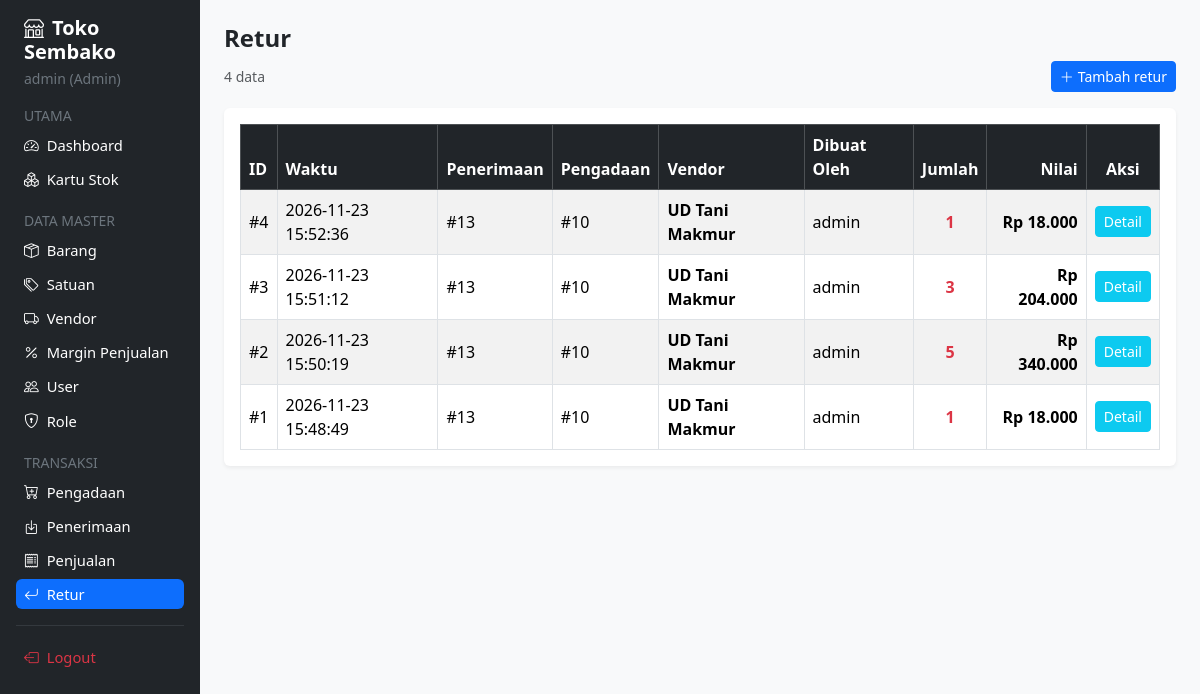
Before: /project_toko_sembako/retur/index.php (signed in) with the older database file.
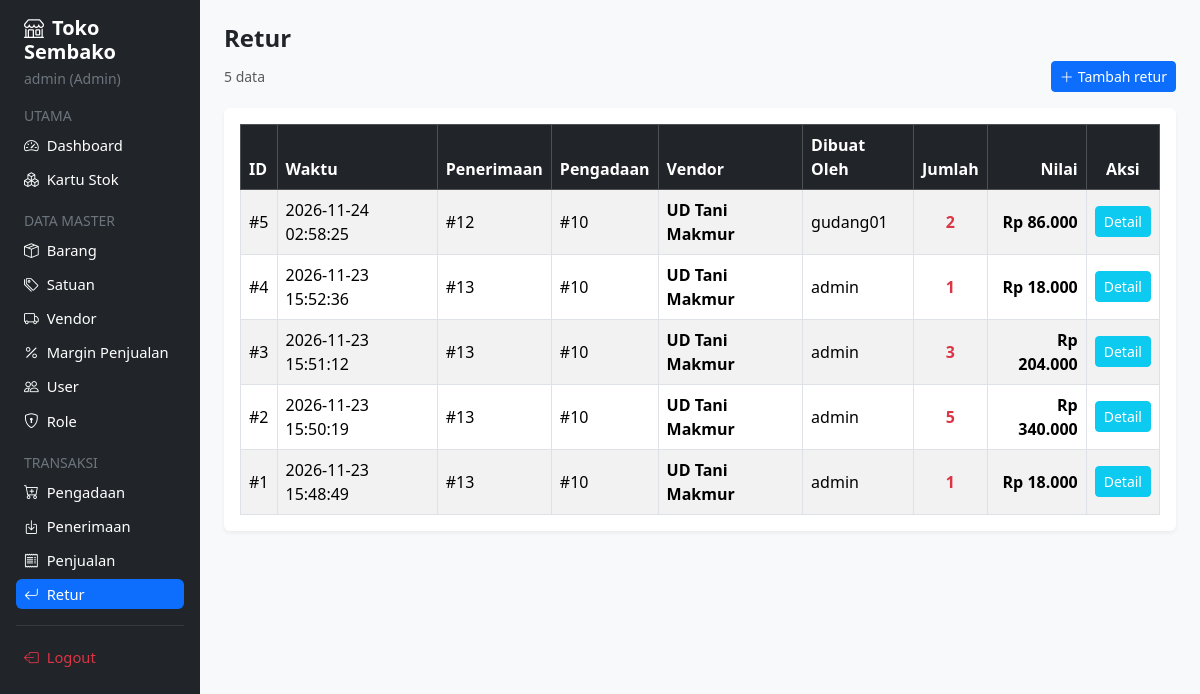
After: the same page with the newer database file.
### tables this page shows
CREATE TABLE IF NOT EXISTS `retur` (
  `idretur` bigint NOT NULL AUTO_INCREMENT,
  `created_at` timestamp NULL DEFAULT CURRENT_TIMESTAMP,
  `idpenerimaan` bigint NOT NULL,
  `iduser` int NOT NULL,
  PRIMARY KEY (`idretur`),
  KEY `fk_retur_penerimaan` (`idpenerimaan`),
  KEY `fk_retur_user` (`iduser`),
  CONSTRAINT `fk_retur_penerimaan` FOREIGN KEY (`idpenerimaan`) REFERENCES `penerimaan` (`idpenerimaan`),
  CONSTRAINT `fk_retur_user` FOREIGN KEY (`iduser`) REFERENCES `user` (`iduser`)
);

CREATE TABLE IF NOT EXISTS `penerimaan` (
  `idpenerimaan` bigint NOT NULL AUTO_INCREMENT,
  `created_at` timestamp NULL DEFAULT CURRENT_TIMESTAMP,
  `status` char(1) DEFAULT NULL,
  `idpengadaan` bigint NOT NULL,
  `iduser` int NOT NULL,
  PRIMARY KEY (`idpenerimaan`),
  KEY `fk_penerimaan_pengadaan` (`idpengadaan`),
  KEY `fk_penerimaan_user` (`iduser`),
  CONSTRAINT `fk_penerimaan_pengadaan` FOREIGN KEY (`idpengadaan`) REFERENCES `pengadaan` (`idpengadaan`),
  CONSTRAINT `fk_penerimaan_user` FOREIGN KEY (`iduser`) REFERENCES `user` (`iduser`)
);

CREATE TABLE IF NOT EXISTS `user` (
  `iduser` int NOT NULL AUTO_INCREMENT,
  `username` varchar(45) NOT NULL,
  `password` varchar(100) NOT NULL,
  `idrole` int NOT NULL,
  PRIMARY KEY (`iduser`),
  KEY `fk_user_role` (`idrole`),
  CONSTRAINT `fk_user_role` FOREIGN KEY (`idrole`) REFERENCES `role` (`idrole`)
);

### project_toko_sembako/retur/index.php (the view, shortened to what this page needs)
<?php
require_once '../includes/header.php';
$sql = "
    SELECT
        r.idretur,
        r.created_at,
        r.idpenerimaan,
        pr.idpengadaan,
        v.nama_vendor,
        u.username AS dibuat_oleh,
        COALESCE(SUM(dr.jumlah), 0) AS total_jumlah,
        COALESCE(SUM(dr.jumlah * dpr.harga_satuan_terima), 0) AS total_nilai
    FROM retur r
    JOIN penerimaan pr ON r.idpenerimaan = pr.idpenerimaan
    JOIN pengadaan p ON pr.idpengadaan = p.idpengadaan
    JOIN vendor v ON p.vendor_idvendor = v.idvendor
    JOIN `user` u ON r.iduser = u.iduser
    LEFT JOIN detail_retur dr ON r.idretur = dr.idretur
    LEFT JOIN detail_penerimaan dpr ON dr.iddetail_penerimaan = dpr.iddetail_penerimaan
    GROUP BY r.idretur, r.created_at, r.idpenerimaan, pr.idpengadaan, v.nama_vendor, u.username
    ORDER BY r.idretur DESC
";
$res = mysqli_query($conn, $sql);
$total_data = $res ? mysqli_num_rows($res) : 0;
?>
<h4 class="fw-bold mb-2">Retur</h4>
<div class="d-flex justify-content-between align-items-center mb-3">
    <div class="small text-muted"><?= $total_data ?> data</div>
    <a href="tambah.php" class="btn btn-primary btn-sm"><i class="bi bi-plus-lg me-1"></i>Tambah retur</a>
</div>
<div class="card">
    <div class="card-body table-responsive">
        <table class="table table-striped table-bordered align-middle mb-0">
            <thead class="table-dark">
                <tr>
                    <th>ID</th>
                    <th>Waktu</th>
                    <th>Penerimaan</th>
                    <th>Pengadaan</th>
                    <th>Vendor</th>
                    <th>Dibuat Oleh</th>
                    <th class="text-center">Jumlah</th>
                    <th class="text-end">Nilai</th>
                    <th class="text-center">Aksi</th>
                </tr>
            </thead>
            <tbody>
                <?php if ($res && $total_data > 0): while ($r = mysqli_fetch_assoc($res)): ?>
                <tr>
                    <td>#<?= $r['idretur'] ?></td>
                    <td><?= $r['created_at'] ?></td>
                    <td>#<?= $r['idpenerimaan'] ?></td>
                    <td>#<?= $r['idpengadaan'] ?></td>
                    <td class="fw-semibold"><?= htmlspecialchars($r['nama_vendor']) ?></td>
                    <td><?= htmlspecialchars($r['dibuat_oleh']) ?></td>
                    <td class="text-center fw-bold text-danger"><?= $r['total_jumlah'] ?></td>
                    <td class="text-end fw-semibold">Rp <?= number_format($r['total_nilai'], 0, ',', '.') ?></td>
                    <td class="text-center"><a href="detail.php?id=<?= $r['idretur'] ?>" class="btn btn-sm btn-info text-white">Detail</a></td>
                </tr>
                <?php endwhile; else: ?>
                <tr><td colspan="9" class="text-center text-muted py-4">Belum ada retur.</td></tr>
                <?php endif; ?>
            </tbody>
        </table>
    </div>
</div>
<?php require_once '../includes/footer.php'; ?>

Changed rows visible on the page:
added retur: idretur "5", created_at "2026-11-24 02:58:25", idpenerimaan "12", idpenerimaan.idpengadaan "10", nama_vendor "UD Tani Makmur", iduser.username "gudang01", total_jumlah "2", total_nilai "86.000"
Other visible differences:
$total_data: "4" → "5"
